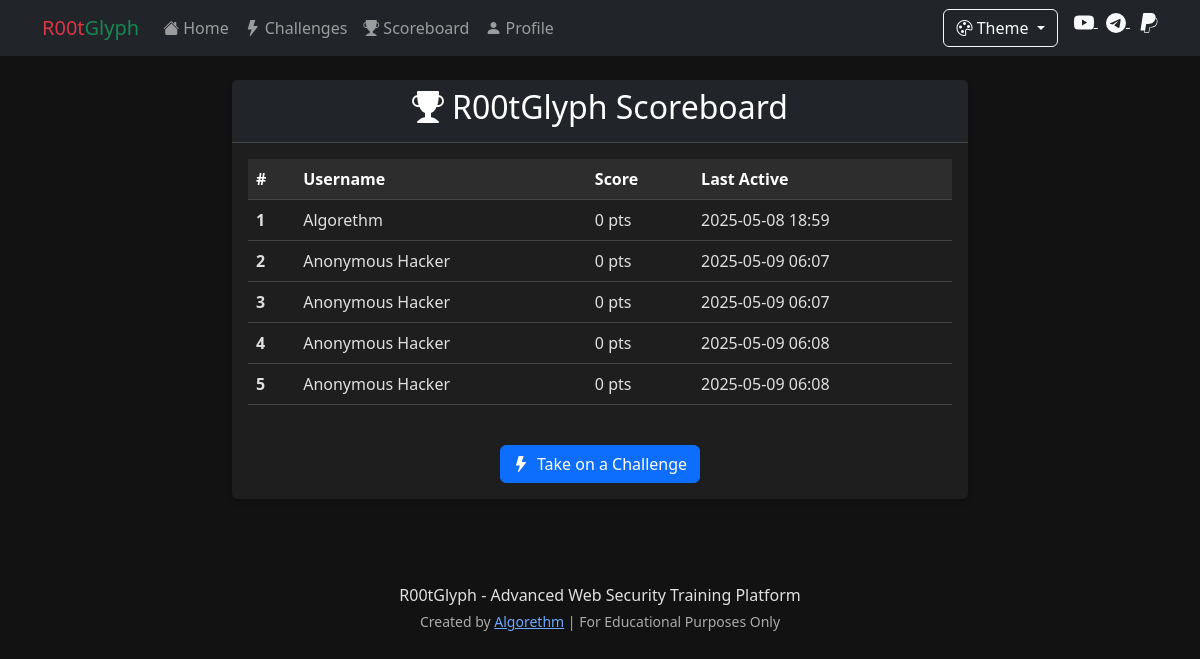
/scoreboard, run on an earlier commit of the app's database.
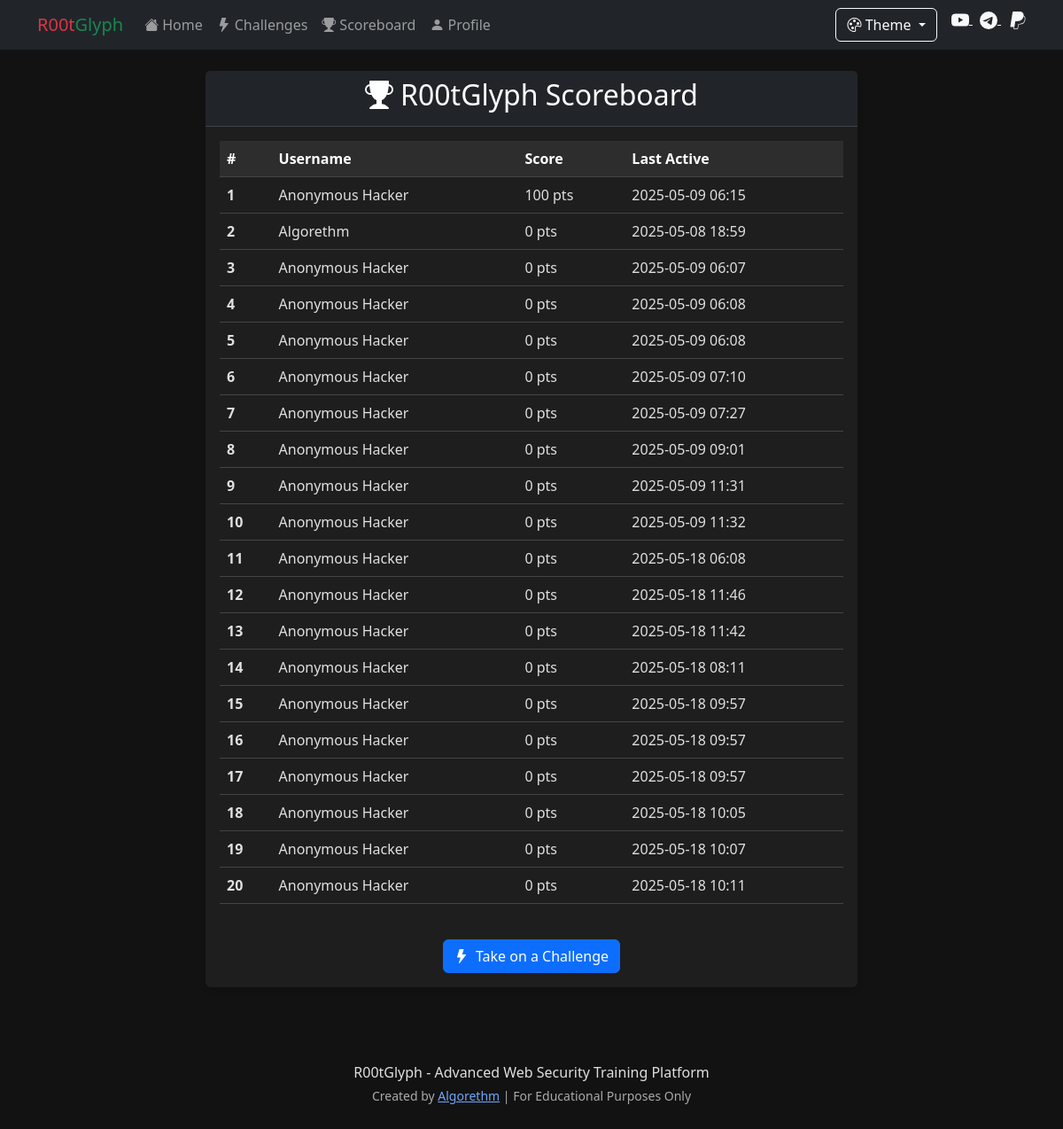
And on a later commit of the database.
### app.py (models this page shows)
class LocalUser(db.Model):
    id = db.Column(db.Integer, primary_key=True)
    username = db.Column(db.String(50), nullable=False, default='Hacker')
    display_name = db.Column(db.String(50), nullable=False, default='Anonymous Hacker')
    machine_id = db.Column(db.String(64), unique=True, nullable=False)
    score = db.Column(db.Integer, default=0)
    completed_challenges = db.Column(db.Text, default='[]')  # JSON string of completed challenge IDs
    created_at = db.Column(db.DateTime, default=datetime.utcnow)
    last_active = db.Column(db.DateTime, default=datetime.utcnow)

### app.py (the view)
@app.route('/scoreboard')
def scoreboard():
    top_users = LocalUser.query.order_by(LocalUser.score.desc()).limit(20).all()
    return render_template('scoreboard.html', users=top_users)

### templates/scoreboard.html (shortened to what this page needs)
{% extends 'base.html' %}
{% block content %}
<div class="row">
    <div class="col-md-8 offset-md-2">
        <div class="card">
            <div class="card-header bg-dark text-white">
                <h2 class="text-center"><i class="bi bi-trophy-fill me-2"></i>R00tGlyph Scoreboard</h2>
            </div>
            <div class="card-body">
                {% if users %}
                <div class="table-responsive">
                    <table class="table table-hover">
                        <thead class="table-dark">
                            <tr>
                                <th scope="col">#</th>
                                <th scope="col">Username</th>
                                <th scope="col">Score</th>
                                <th scope="col">Last Active</th>
                            </tr>
                        </thead>
                        <tbody>
                            {% for user in users %}
                            <tr {% if session.get('machine_id') == user.machine_id %}class="table-success"{% endif %}>
                                <th scope="row">{{ loop.index }}</th>
                                <td>{{ user.display_name }}</td>
                                <td>{{ user.score }} pts</td>
                                <td>{{ user.last_active.strftime('%Y-%m-%d %H:%M') }}</td>
                            </tr>
                            {% endfor %}
                        </tbody>
                    </table>
                </div>
                {% else %}
                <div class="alert alert-info">
                    <i class="bi bi-info-circle-fill me-2"></i>
                    No scores yet! Be the first to complete a challenge and earn points.
                </div>
                {% endif %}
                <div class="text-center mt-4">
                    <a href="{{ url_for('vulnerabilities') }}" class="btn btn-primary">
                        <i class="bi bi-lightning-fill me-2"></i>Take on a Challenge
                    </a>
                </div>
            </div>
        </div>
    </div>
</div>
{% endblock %}

### templates/base.html (shortened to what this page needs)
<!DOCTYPE html>
<html lang="en" data-bs-theme="{{ session.get('theme', 'dark') }}">
<head>
    <link rel="stylesheet" href="https://cdn.jsdelivr.net/npm/bootstrap@5.3.0/dist/css/bootstrap.min.css">
    <link rel="stylesheet" href="https://cdn.jsdelivr.net/npm/bootstrap-icons@1.11.1/font/bootstrap-icons.css">
    <link rel="stylesheet" href="{{ url_for('static', filename='css/style.css') }}">
</head>
<body>
    <nav class="navbar navbar-expand-lg navbar-dark bg-dark">
        <div class="container">
            <a class="navbar-brand" href="{{ url_for('index') }}"><span class="text-danger">R00t</span><span class="text-success">Glyph</span></a>
            <div class="collapse navbar-collapse" id="navbarNav">
                <ul class="navbar-nav me-auto">
                    <li class="nav-item">
                        <a class="nav-link" href="{{ url_for('index') }}"><i class="bi bi-house-fill me-1"></i>Home</a>
                    </li>
                    <li class="nav-item">
                        <a class="nav-link" href="{{ url_for('vulnerabilities') }}"><i class="bi bi-lightning-fill me-1"></i>Challenges</a>
                    </li>
                    <li class="nav-item">
                        <a class="nav-link" href="{{ url_for('scoreboard') }}"><i class="bi bi-trophy-fill me-1"></i>Scoreboard</a>
                    </li>
                    <li class="nav-item">
                        <a class="nav-link" href="{{ url_for('profile') }}"><i class="bi bi-person-fill me-1"></i>Profile</a>
                    </li>
                </ul>
                <div class="d-flex">
                    <div class="dropdown me-3">
                        <button class="btn btn-outline-light dropdown-toggle" type="button" id="themeDropdown" data-bs-toggle="dropdown" aria-expanded="false">
                            <i class="bi bi-palette"></i> Theme
                        </button>
                    </div>
                    <div class="social-icons">
                        <a href="https://youtube.com/@algorethm_" target="_blank" class="text-light me-2" title="YouTube">
                        </a>
                        <a href="https://t.me/hackerpwd1" target="_blank" class="text-light me-2" title="Telegram">
                        </a>
                        <a href="https://www.paypal.com/donate/?hosted_button_id=Z9HENP8G6PTD6" target="_blank" class="text-light" title="PayPal Donation">
                        </a>
                    </div>
                </div>
            </div>
        </div>
    </nav>
    <div class="container mt-4">
        {% block content %}{% endblock %}
    </div>
    <footer class="mt-5 py-3 text-center">
        <div class="container">
            <p class="mb-1">R00tGlyph - Advanced Web Security Training Platform</p>
            <p class="small text-muted">Created by <a href="https://youtube.com/@algorethm_" target="_blank">Algorethm</a> | For Educational Purposes Only</p>
        </div>
    </footer>
</body>
</html>

### static/css/style.css (style rules this page uses)
body { font-family: 'Segoe UI', Tahoma, Geneva, Verdana, sans-serif; }
.card { box-shadow: 0 4px 6px rgba(0, 0, 0, 0.1); margin-bottom: 20px; border: none; }
.card-header { font-weight: bold; }
footer { margin-top: 50px; }
.social-icons a { transition: all 0.3s ease; }
[data-bs-theme="dark"] { --bs-body-bg: #121212; --bs-body-color: #e0e0e0; --bs-primary-rgb: 13, 110, 253; --bs-secondary-rgb: 108, 117, 125; --bs-success-rgb: 25, 135, 84; --bs-info-rgb: 13, 202, 240; --bs-warning-rgb: 255, 193, 7; --bs-danger-rgb: 220, 53, 69; --bs-light-rgb: 248, 249, 250; --bs-dark-rgb: 33, 37, 41; }
[data-bs-theme="dark"] .card { background-color: #1e1e1e; border-color: #333; }
[data-bs-theme="dark"] .text-muted { color: #aaaaaa !important; }
[data-bs-theme="dark"] .table { --bs-table-color: #e0e0e0; --bs-table-bg: #1e1e1e; --bs-table-border-color: #444; }
[data-bs-theme="dark"] .table-dark { --bs-table-bg: #2d2d2d; --bs-table-border-color: #444; }

What changed in the data, as far as the page shows it:
changed LocalUser (number 1 of 20 on the later page): score "0" → "100"; last_active "2025-05-09 06:07" → "2025-05-09 06:15"; moves up the list
added LocalUser: display_name "Anonymous Hacker", score "0", last_active "2025-05-09 07:10"
added LocalUser: display_name "Anonymous Hacker", score "0", last_active "2025-05-09 07:27"
added LocalUser: display_name "Anonymous Hacker", score "0", last_active "2025-05-09 09:01"
added LocalUser: display_name "Anonymous Hacker", score "0", last_active "2025-05-09 11:31"
added LocalUser: display_name "Anonymous Hacker", score "0", last_active "2025-05-09 11:32"
added LocalUser: display_name "Anonymous Hacker", score "0", last_active "2025-05-18 06:08"
added LocalUser: display_name "Anonymous Hacker", score "0", last_active "2025-05-18 11:46"
added LocalUser: display_name "Anonymous Hacker", score "0", last_active "2025-05-18 11:42"
added LocalUser: display_name "Anonymous Hacker", score "0", last_active "2025-05-18 08:11"
added LocalUser: display_name "Anonymous Hacker", score "0", last_active "2025-05-18 09:57"
added LocalUser: display_name "Anonymous Hacker", score "0", last_active "2025-05-18 09:57"
added LocalUser: display_name "Anonymous Hacker", score "0", last_active "2025-05-18 09:57"
added LocalUser: display_name "Anonymous Hacker", score "0", last_active "2025-05-18 10:05"
added LocalUser: display_name "Anonymous Hacker", score "0", last_active "2025-05-18 10:07"
added LocalUser: display_name "Anonymous Hacker", score "0", last_active "2025-05-18 10:11"
